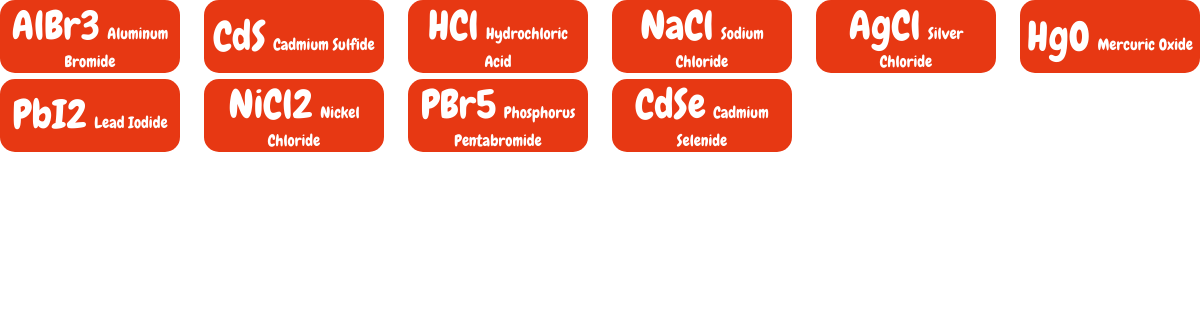
Page /live_search.php on the committed database.
### tables this page shows
CREATE TABLE `elements` (
  `id` int(10) NOT NULL,
  `symbol` varchar(250) DEFAULT NULL,
  `element_name` varchar(250) DEFAULT NULL
);

### live_search.php (the view)
<link rel="stylesheet" href="home.css">
<div class="button-container px-3">
<?php
    require_once "config/config.php";
$name_search = isset($_POST['name_search']) ? $_POST['name_search'] : '';
$stmt = $link->prepare("SELECT * FROM elements WHERE element_name LIKE ? OR symbol LIKE ?");
$likeParam = "%{$name_search}%";
$stmt->bind_param("ss", $likeParam, $likeParam);
$stmt->execute();
$result = $stmt->get_result();
if ($result->num_rows > 0) {
    while ($element = $result->fetch_assoc()) {
        $element_symbol = $element['symbol'];
        $element_name = $element['element_name'];
        echo '<button onclick="setElementName(element_focus, \'' . $element_symbol . '\')" class="offcanvas-btn d-flex flex-column justify-content-center align-items-center mx-auto">
                    <span class="symbol">' . $element_symbol . '</span>
                    <span class="element-name">' . $element_name . '</span>
                </button>';
    }
} else {
    echo '</div>';
    echo "No element found";
}
?>

### home.css (style rules this page uses)
.offcanvas-btn { font-family: "Chewy"; color: white; font-size: 200%; background-color: #e73813; border-radius: 15px; border: none; width: 100%; height: 100%; }
.element-name { font-size: 16px; }
.symbol { font-size: 40px; line-height: 50px; }
.button-container { display: grid; grid-template-columns: repeat(3, 1fr); column-gap: 4%; row-gap: 2%; }
@media (min-width: 450px) { .button-container { display: grid; grid-template-columns: repeat(4, 1fr); gap: 3%; } }
@media (min-width: 768px) { .button-container { display: grid; grid-template-columns: repeat(5, 1fr); gap: 3%; } }
@media (min-width: 992px) { .button-container { display: grid; grid-template-columns: repeat(5, 1fr); column-gap: 3%; row-gap: 4%; } }
@media (min-width: 1200px) { .button-container { display: grid; grid-template-columns: repeat(6, 1fr); column-gap: 2%; row-gap: 4%; } }

### rows in the picture
elements: symbol "AlBr3", element_name "Aluminum Bromide"
elements: symbol "CdS", element_name "Cadmium Sulfide"
elements: symbol "HCl", element_name "Hydrochloric Acid"
elements: symbol "NaCl", element_name "Sodium Chloride"
elements: symbol "AgCl", element_name "Silver Chloride"
elements: symbol "HgO", element_name "Mercuric Oxide"
elements: symbol "PbI2", element_name "Lead Iodide"
elements: symbol "NiCl2", element_name "Nickel Chloride"
elements: symbol "PBr5", element_name "Phosphorus Pentabromide"
elements: symbol "CdSe", element_name "Cadmium Selenide"
